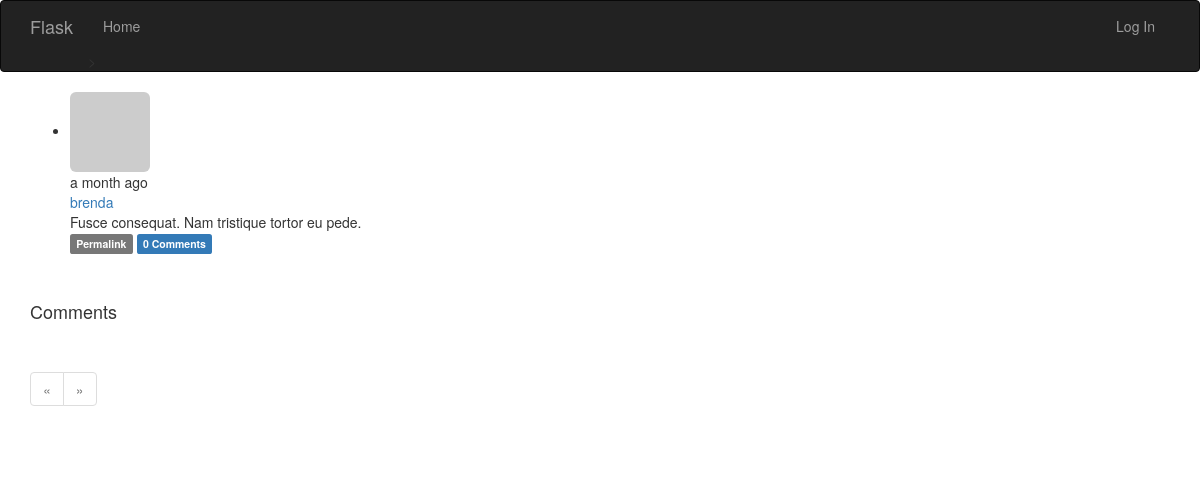
Before: /post/63 with the older database file.
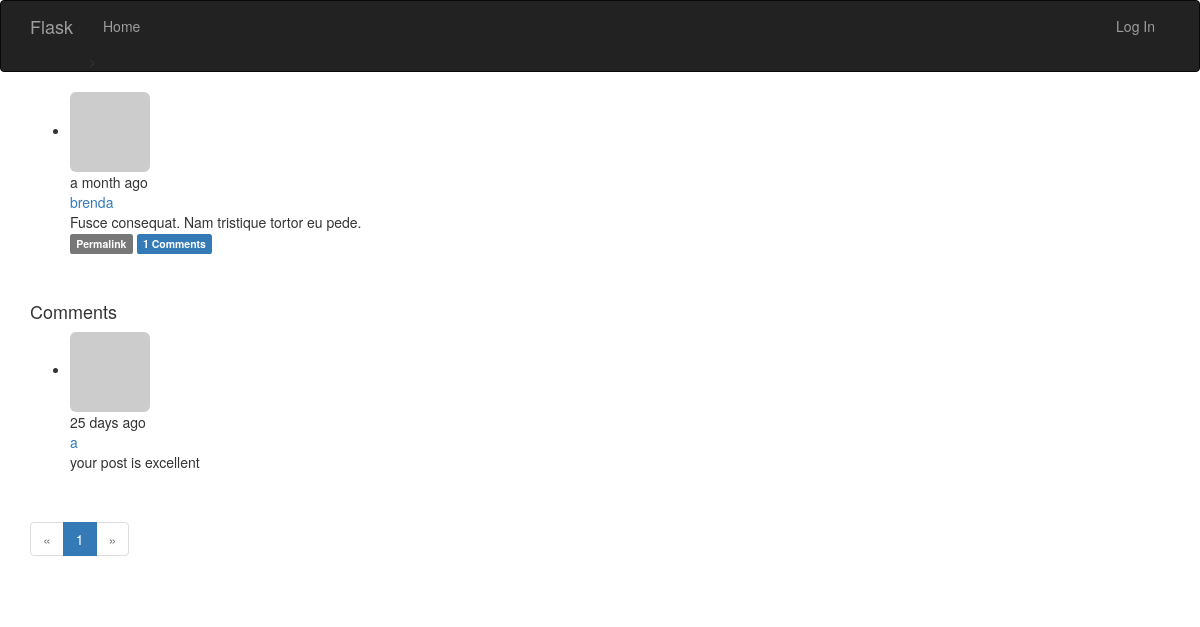
After: the same page with the newer database file.
### app/models.py (models this page shows, shortened)
class Post(db.Model): #文章模型
    __tablename__ = 'posts'
    id = db.Column(db.Integer, primary_key=True)
    body = db.Column(db.Text)
    timestamp = db.Column(db.DateTime, index=True, default=datetime.utcnow)
    author_id = db.Column(db.Integer, db.ForeignKey('users.id'))
    body_html = db.Column(db.Text)
    comments = db.relationship('Comment', backref='post', lazy='dynamic')

class User(UserMixin, db.Model): #UserMixin包含p82页的方法的默认实现
    __tablename__ = 'users'
    id = db.Column(db.Integer, primary_key=True)
    email = db.Column(db.Integer, unique=True, index=True)
    username = db.Column(db.String(64), unique=True, index=True)
    role_id = db.Column(db.Integer, db.ForeignKey('roles.id'))
    password_hash = db.Column(db.String(128))
    confirmed = db.Column(db.Boolean, default=False)
    name = db.Column(db.String(64)) #真是姓名
    location = db.Column(db.String(64)) #所在地
    about_me = db.Column(db.Text()) #自我介绍，string和text的区别是后者不需要指定最大长度
    member_since = db.Column(db.DateTime(), default=datetime.utcnow) #注册日期
    last_seen = db.Column(db.DateTime(), default=datetime.utcnow) #最后访问时间
    avatar_hash = db.Column(db.String(32)) #使用缓存的MD5散列值生成Gravatar URL
    posts = db.relationship('Post', backref='author', lazy='dynamic')
    followed = db.relationship('Follow',
                               foreign_keys=[Follow.follower_id],
                               backref=db.backref('follower',lazy='joined'), #回引Follow模型
                               lazy='dynamic',
                               cascade='all, delete-orphan')
    followers = db.relationship('Follow',
                               foreign_keys=[Follow.followed_id],
                               backref=db.backref('followed',lazy='joined'), #joined，立即从联结查询中加载相关对象
                               lazy='dynamic',
                               cascade='all, delete-orphan')
    comments = db.relationship('Comment', backref='author', lazy='dynamic')
    """
    计算密码散列值的函数通过名为password的只写属性实现。
    如果试图读取password属性的值，会返回错误，
    因为生成散列值后就无法还原成原来的密码了
    """
    @property
    def password(self):
        raise AttributeError('password is not a readable attribute')
    def gravatar(self, size=100, default='identicon', rating='g'): #构建gravatar URL,用于生成头像
        if request.is_secure:
            url = 'https://secure.gravatar.com/avatar'
        else:
            url = 'https://www.gravatar.com/avatar'
        hash = hashlib.md5(self.email.encode('utf-8')).hexdigest()
        return '{url}/{hash}?s={size}&d={default}&r={rating}'.format(
            url=url, hash=hash, size=size, default=default, rating=rating)

class Comment(db.Model):
    id = db.Column(db.Integer, primary_key=True)
    body = db.Column(db.Text)
    body_html = db.Column(db.Text)
    timestamp = db.Column(db.DateTime, index=True, default=datetime.utcnow)
    disabled = db.Column(db.Boolean)
    author_id = db.Column(db.Integer, db.ForeignKey('users.id'))
    post_id = db.Column(db.Integer, db.ForeignKey('posts.id'))

### app/main/views.py (the view, shortened to what this page needs)
@main.route('/post/<int:id>', methods=['GET', 'POST']) #博客文章的URL由插入数据库时分配的唯一id构建
def post(id):
    post = Post.query.get_or_404(id)
    form = CommentForm()
    page = request.args.get('page', 1, type=int)
    if page == -1:
        page = (post.comments.count()-1) // 21
    pagination = post.comments.order_by(Comment.timestamp.asc()).paginate(
        page, per_page=20,error_out=False)
    comments = pagination.items
    return render_template('post.html', posts=[post], form=form,
                           comments=comments, pagination=pagination)

### app/auth/views.py (called while the page is built)
@auth.before_app_request
def before_request():
    if current_user.is_authenticated:
        current_user.ping()
        if not current_user.confirmed and request.endpoint[:5] != 'auth.':
            return redirect(url_for('auth.unconfirmed'))

### app/main/__init__.py (called while the page is built)
@main.app_context_processor
def inject_permissions():
    return dict(Permission=Permission)

### app/models.py (called while the page is built)
    def can(self, permissions):
       return False

    def is_administrator(self):
        return False

### app/templates/post.html (shortened to what this page needs)
{% extends "base.html" %}
{% import "bootstrap/wtf.html" as wtf %}
{% import "_macros.html" as macros %}
{% block page_content %}
{% include '_post.html' %}
<h4 id="comments">Comments</h4>
{% include '_comments.html' %}
{% if pagination %}
<div class="pagination">
    {{ macros.pagination_widget(pagination, '.post', fragment='#comments', id=posts[0].id) }}
</div>
{% endif %}
{% endblock %}

### app/templates/_post.html (shortened to what this page needs)
<ul class="posts">
    {% for post in posts %}
    <li class="post">
        <div class="post-thumbnail">
            <a href="{{ url_for('.user', username=post.author.username) }}">
                <img class="img-rounded profile-thumbnail" src="{{ post.author.gravatar(size=40) }}">
            </a>
        </div>
        <div class="post-content">
            <div class="post-date">{{ moment(post.timestamp).fromNow() }}</div>
            <div class="post-author"><a href="{{ url_for('.user', username=post.author.username) }}">{{ post.author.username }}</a></div>
            <div class="post-body">
                {% if post.body_html %}
                    {{ post.body_html | safe }}
                {% else %}
                    {{ post.body }}
                {% endif %}
            </div>
            <div class="post-footer">
                <a href="{{ url_for('.post', id=post.id) }}">
                    <span class="label label-default">Permalink</span>
                </a>
                <a href="{{ url_for('.post', id=post.id) }}#comments">
                    <span class="label label-primary">{{ post.comments.count() }} Comments</span>
                </a>
            </div>
        </div>
    </li>
    <br>
    <br>
    {% endfor %}
</ul>

### app/templates/_comments.html
<ul class="comments">
    {% for comment in comments %}
    <li class="comment">
        <div class="comment-thumbnail">
            <a href="{{ url_for('.user', username=comment.author.username) }}">
                <img class="img-rounded profile-thumbnail" src="{{ comment.author.gravatar(size=40) }}">
            </a>
        </div>
        <div class="comment-content">
            <div class="comment-date">{{ moment(comment.timestamp).fromNow() }}</div>
            <div class="comment-author"><a href="{{ url_for('.user', username=comment.author.username) }}">{{ comment.author.username }}</a></div>
            <div class="comment-body">
                {% if comment.body_html %}
                    {{ comment.body_html | safe }}
                {% else %}
                    {{ comment.body }}
                {% endif %}
            </div>
        </div>
    </li>
    {% endfor %}
</ul>

Changed rows visible on the page:
computed for Post "a month ago": comments.count "0" → "1"
added Comment: timestamp "25 days ago", author.username "a", body "your post is excellent"
Other visible differences:
new list line: "1"
